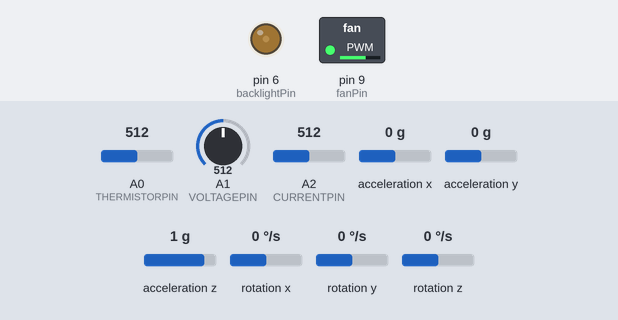
Bench run of a sketch on a simulated Arduino Uno, built with avr-gcc and run on an emulated ATmega328P. On the bench: switched loads named in the sketch (green lamp = pin HIGH), output pins drawn as LEDs (lit = HIGH). Wiring (inferred from the names in the program): MPU-6050 motion sensor at I2C address 0x68. The test bench sets the inputs (shaded band); at power-on: A0 (THERMISTORPIN) = 512, A1 (VOLTAGEPIN) = 512, A2 (CURRENTPIN) = 512, acceleration x 0 g, acceleration y 0 g, acceleration z 1 g, rotation x 0 °/s, rotation y 0 °/s, rotation z 0 °/s. What the sketch prints to the serial monitor is not drawn.

Above: at 2.2 s.
2.3 s: A0 (THERMISTORPIN) set to 716
At 3.4 s:
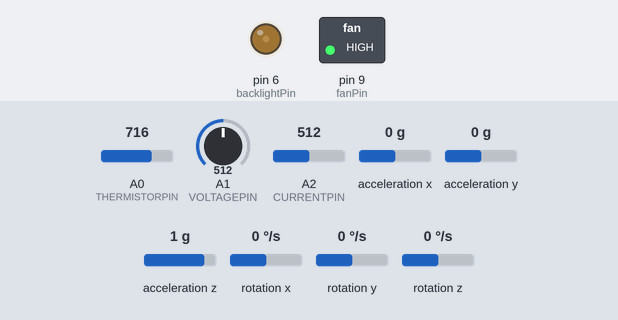
4.6 s: A1 (VOLTAGEPIN) set to 673
8.0 s: A1 (VOLTAGEPIN) set to 701
Timing chart, 0 to 11.0 s (numbered marks = the images above; inputs shaded):
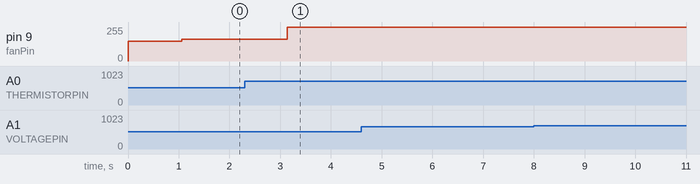

Measured:
- after the input at 2.3 s, pin 9 (fanPin): 163/255 → 255/255 after 0.84 s
- after the input at 4.6 s, every drawn part: stays the same

The sketch:

sensors.ino
```cpp
// WaiveCar WaiveScreen NanoNest Rev 0.2 Arduino Control
// By James Landau
// October 2018
//
// MPU6050 code borrowed from open source arduino.cc user "Krodal".
// version 1.1 (12.5.18) updated to account for current sense board options.


#include <Wire.h>
#include <math.h>

int
  // fans connected to digital pin 5
  fanPin = 9,

  // screen adj connected to digital pin 6 through amp
  backlightPin = 6,

  resetPin = 4,

  fanSpeed = 150,

  backlightValue = 0.2 * 255;

#define THERMISTORPIN A0
#define VOLTAGEPIN A1
#define CURRENTPIN A2
#define NUMSAMPLES 100

bool autofan = true;
bool cpu_on = false;
bool ide_debug = false;

int j=0; // used to make sure the fan comes back on.
int backlight_adjust = 1; // used to lower current draw at low voltage to save the battery

const char VERSION[]="__VERSION__";

// Sensor name is MPU-6050
// Declaring Relevant Register names
#define MPU6050_ACCEL_XOUT_H       0x3B   // R
#define MPU6050_ACCEL_XOUT_L       0x3C   // R
#define MPU6050_ACCEL_YOUT_H       0x3D   // R
#define MPU6050_ACCEL_YOUT_L       0x3E   // R
#define MPU6050_ACCEL_ZOUT_H       0x3F   // R
#define MPU6050_ACCEL_ZOUT_L       0x40   // R
#define MPU6050_TEMP_OUT_H         0x41   // R
#define MPU6050_TEMP_OUT_L         0x42   // R
#define MPU6050_GYRO_XOUT_H        0x43   // R
#define MPU6050_GYRO_XOUT_L        0x44   // R
#define MPU6050_GYRO_YOUT_H        0x45   // R
#define MPU6050_GYRO_YOUT_L        0x46   // R
#define MPU6050_GYRO_ZOUT_H        0x47   // R
#define MPU6050_GYRO_ZOUT_L        0x48   // R
#define MPU6050_PWR_MGMT_1         0x6B   // R/W
#define MPU6050_PWR_MGMT_2         0x6C   // R/W
#define MPU6050_WHO_AM_I           0x75   // R
// Default I2C address for the MPU-6050 is 0x68.
// But only if the AD0 pin is low.
// Some sensor boards have AD0 high, and the
// I2C address thus becomes 0x69.
#define MPU6050_I2C_ADDRESS 0x68


// MPU6050 setup
// Declaring an union for the registers and the axis values.
// The byte order does not match the byte order of
// the compiler and AVR chip.
// The AVR chip (on the Arduino board) has the Low Byte
// at the lower address.
// But the MPU-6050 has a different order: High Byte at
// lower address, so that has to be corrected.
// The register part "reg" is only used internally,
// and are swapped in code.
typedef union accel_t_gyro_union
{
  struct
  {
    uint8_t x_accel_h;
    uint8_t x_accel_l;
    uint8_t y_accel_h;
    uint8_t y_accel_l;
    uint8_t z_accel_h;
    uint8_t z_accel_l;
    uint8_t t_h;
    uint8_t t_l;
    uint8_t x_gyro_h;
    uint8_t x_gyro_l;
    uint8_t y_gyro_h;
    uint8_t y_gyro_l;
    uint8_t z_gyro_h;
    uint8_t z_gyro_l;
  } reg;
  struct
  {
    int16_t x_accel;
    int16_t y_accel;
    int16_t z_accel;
    int16_t temperature;
    int16_t x_gyro;
    int16_t y_gyro;
    int16_t z_gyro;
  } value;
};

//
// Doing this as a "correct and proper" packet
// system is more work then I want to do right
// now
/*
typedef struct packet_ {
  const uint16_t header = 0xffff;
  uint8_t   type;
  uint16_t  len;
} packet;

typedef struct packet_response_ {
  packet header;
  uint8_t payload[128] = {0};
} packet_response;
*/

// Use the following global variables and access functions to help store the overall
// rotation angle of the sensor
unsigned long last_read_time;
float         last_x_angle;  // These are the filtered angles
float         last_y_angle;
float         last_z_angle;
float         last_gyro_x_angle;  // Store the gyro angles to compare drift
float         last_gyro_y_angle;
float         last_gyro_z_angle;

void set_last_read_angle_data(unsigned long time, float x, float y, float z, float x_gyro, float y_gyro, float z_gyro) {
  last_read_time = time;
  last_x_angle = x;
  last_y_angle = y;
  last_z_angle = z;
  last_gyro_x_angle = x_gyro;
  last_gyro_y_angle = y_gyro;
  last_gyro_z_angle = z_gyro;
}

inline unsigned long get_last_time() {return last_read_time;}
inline float get_last_x_angle() {return last_x_angle;}
inline float get_last_y_angle() {return last_y_angle;}
inline float get_last_z_angle() {return last_z_angle;}
inline float get_last_gyro_x_angle() {return last_gyro_x_angle;}
inline float get_last_gyro_y_angle() {return last_gyro_y_angle;}
inline float get_last_gyro_z_angle() {return last_gyro_z_angle;}

//  Use the following global variables and access functions
//  to calibrate the acceleration sensor
float    base_x_accel;
float    base_y_accel;
float    base_z_accel;

float    base_x_gyro;
float    base_y_gyro;
float    base_z_gyro;


int read_gyro_accel_vals(uint8_t* accel_t_gyro_ptr) {
  // Read the raw values.
  // Read 14 bytes at once,
  // containing acceleration, temperature and gyro.
  // With the default settings of the MPU-6050,
  // there is no filter enabled, and the values
  // are not very stable.  Returns the error value

  accel_t_gyro_union* accel_t_gyro = (accel_t_gyro_union *) accel_t_gyro_ptr;

  int error = MPU6050_read (MPU6050_ACCEL_XOUT_H, (uint8_t *) accel_t_gyro, sizeof(*accel_t_gyro));

  // Swap all high and low bytes.
  // After this, the registers values are swapped,
  // so the structure name like x_accel_l does no
  // longer contain the lower byte.
  uint8_t swap;
  #define SWAP(x,y) swap = x; x = y; y = swap

  SWAP ((*accel_t_gyro).reg.x_accel_h, (*accel_t_gyro).reg.x_accel_l);
  SWAP ((*accel_t_gyro).reg.y_accel_h, (*accel_t_gyro).reg.y_accel_l);
  SWAP ((*accel_t_gyro).reg.z_accel_h, (*accel_t_gyro).reg.z_accel_l);
  SWAP ((*accel_t_gyro).reg.t_h, (*accel_t_gyro).reg.t_l);
  SWAP ((*accel_t_gyro).reg.x_gyro_h, (*accel_t_gyro).reg.x_gyro_l);
  SWAP ((*accel_t_gyro).reg.y_gyro_h, (*accel_t_gyro).reg.y_gyro_l);
  SWAP ((*accel_t_gyro).reg.z_gyro_h, (*accel_t_gyro).reg.z_gyro_l);

  return error;
}

// The sensor should be motionless on a horizontal surface
//  while calibration is happening
void calibrate_sensors() {
  int                   num_readings = 10;
  float                 x_accel = 0;
  float                 y_accel = 0;
  float                 z_accel = 0;
  float                 x_gyro = 0;
  float                 y_gyro = 0;
  float                 z_gyro = 0;
  accel_t_gyro_union    accel_t_gyro;

  //Serial.println("Starting Calibration");

  // Discard the first set of values read from the IMU
  read_gyro_accel_vals((uint8_t *) &accel_t_gyro);

  // Read and average the raw values from the IMU
  for (int i = 0; i < num_readings; i++) {
    read_gyro_accel_vals((uint8_t *) &accel_t_gyro);
    x_accel += accel_t_gyro.value.x_accel;
    y_accel += accel_t_gyro.value.y_accel;
    z_accel += accel_t_gyro.value.z_accel;
    x_gyro += accel_t_gyro.value.x_gyro;
    y_gyro += accel_t_gyro.value.y_gyro;
    z_gyro += accel_t_gyro.value.z_gyro;
    delay(100);
  }
  x_accel /= num_readings;
  y_accel /= num_readings;
  z_accel /= num_readings;
  x_gyro /= num_readings;
  y_gyro /= num_readings;
  z_gyro /= num_readings;

  // Store the raw calibration values globally
  base_x_accel = x_accel;
  base_y_accel = y_accel;
  base_z_accel = z_accel;
  base_x_gyro = x_gyro;
  base_y_gyro = y_gyro;
  base_z_gyro = z_gyro;

  //Serial.println("Finishing Calibration");
}


void setup() {

  int error;
  uint8_t c;
  Serial.begin(115200);
  if(ide_debug) Serial.println("starting setup");
  // set analog reference aref pin (3v3)
  analogReference(EXTERNAL);
  pinMode(CURRENTPIN, INPUT);
  pinMode(VOLTAGEPIN, INPUT);
  pinMode(THERMISTORPIN, INPUT);
  pinMode(fanPin, OUTPUT);
  pinMode(backlightPin, OUTPUT);
  pinMode(resetPin, OUTPUT);
  // set the fanspeed and backlight before the MPU-6050 setup to avoid black screen during serial connection setups.
  analogWrite(backlightPin, backlightValue);
  analogWrite(fanPin, fanSpeed);
  if(ide_debug) Serial.println("S1");

  // Initialize the 'Wire' class for the I2C-bus.
  Wire.begin();
  // default at power-up:
  //    Gyro at 250 degrees second
  //    Acceleration at 2g
  //    Clock source at internal 8MHz
  //    The device is in sleep mode.
  //
  if(ide_debug) Serial.println("S2");
  error = MPU6050_read (MPU6050_WHO_AM_I, &c, 1);
  // According to the datasheet, the 'sleep' bit
  // should read a '1'. But I read a '0'.
  // That bit has to be cleared, since the sensor
  // is in sleep mode at power-up. Even if the
  // bit reads '0'.
  if(ide_debug) Serial.println("S3");
  error = MPU6050_read (MPU6050_PWR_MGMT_2, &c, 1);

  // Clear the 'sleep' bit to start the sensor.
  MPU6050_write_reg (MPU6050_PWR_MGMT_1, 0);
  if(ide_debug) Serial.println("S4");
  //Initialize the angles
  calibrate_sensors();
  set_last_read_angle_data(millis(), 0, 0, 0, 0, 0, 0);
  if(ide_debug) Serial.println("finishing setup");

}

void header(uint8_t type, uint16_t length) {
  Serial.write(0xFF);
  Serial.write(type);
  Serial.write(length);
}

void loop() {
  if(ide_debug) Serial.print("four");
  int error;
  accel_t_gyro_union accel_t_gyro;

  // Read the raw values from the MPU6050.
  error = read_gyro_accel_vals((uint8_t*) &accel_t_gyro);

  // Get the time of reading for rotation computations
  unsigned long t_now = millis();
  // break up the time for transmission
  byte timeBuf[4];
  timeBuf[0] = t_now & 255;
  timeBuf[1] = (t_now >> 8) & 255;
  timeBuf[2] = (t_now >> 16) & 255;
  timeBuf[3] = (t_now >> 24) & 255;

  if(ide_debug) Serial.print("five");
  // Setup to take current and thermistor samples through A2 and A0, respectively
  int currentSamples[NUMSAMPLES];
  int voltageSamples[NUMSAMPLES];
  int thermSamples[NUMSAMPLES];
  float aveCurrentReading = 0;
  float aveVoltageReading = 0;
  float aveThermReading = 0;
  uint8_t i;
  // Take samples for smooth measurements, important for current due to natural oscillations due to the PWM outputs to fans/screen
  for(i=0; i < NUMSAMPLES; i++){
    currentSamples[i] = analogRead(CURRENTPIN);
    voltageSamples[i] = analogRead(VOLTAGEPIN);
    thermSamples[i] = analogRead(THERMISTORPIN);
  }
  for (i=0; i<NUMSAMPLES; i++){
    aveCurrentReading += currentSamples[i];
    aveVoltageReading += voltageSamples[i];
    aveThermReading += thermSamples[i];
  }
  aveCurrentReading /= NUMSAMPLES;
  aveVoltageReading /= NUMSAMPLES;
  aveThermReading /= NUMSAMPLES;
  // prepare readings for transmit through serial
  int currentTransmit, voltageTransmit, thermTransmit;
  currentTransmit =  aveCurrentReading;
  voltageTransmit = aveVoltageReading;
  thermTransmit = aveThermReading;
  if(ide_debug) Serial.print("six");
  float current = 0.0;
  if(aveCurrentReading > 511){    // different current sense chips are in opposite directions with different null offsets.
    //ACS711EX
    current = aveCurrentReading/1023.0 * 73.3 - 36.7;
  }
  else{
    //GY-712-30A
    current = (513-aveCurrentReading)/1023.0 * 60.0;
  }

  float voltage = aveVoltageReading/1023.0 * 3.6; // voltage reading is based on aref which is appx 3.6V
  voltage = voltage * 368000.0/68000.0; // voltage is now v_in after reversing the voltage divider
  float temp_c = 1023.0/aveThermReading - 1;
  temp_c = log(temp_c)/3950;
  temp_c += (1/(25+273.13));
  temp_c = 1/temp_c - 273.15;

  // if the fanSpeed was set to 255 when the computer turns off, when it turns back on the fan does not come back
  // so it needs to be temporarily turned off before resuming.
  if (fanSpeed == 255){
    j++;
    if (j >= 50){
      analogWrite(fanPin, 0);
      delay(1);
      analogWrite(fanPin, fanSpeed);
      j = 0;
    }
  }
  if(ide_debug) Serial.print("seven");
  // use temp to set fanspeed;
  int temp_levels[] = {15, 20, 30, 35, 40};
  int temp_settings[] = {0, 102, 140, 180, 220, 255};
  if (autofan == true) {
    if (temp_c < -40){
      // if thermistor breaks and becomes an open, temp is reported as -44C, in this instance, run fans at half speed to ensure no thermal damage.
      fanSpeed = temp_settings[3];
    }
    else if (temp_c < temp_levels[0]){
      fanSpeed = temp_settings[0];
    } else if (temp_c < temp_levels[4]){
      fanSpeed = ((temp_c - temp_levels[0])/(temp_levels[4] - temp_levels[0]) * (temp_settings[5]-temp_settings[1])) + temp_settings[1];
    } else {
      fanSpeed = temp_settings[5];
    }
  }

  // Response:
  //
  //  | HH HH | TT | LL LL | [ data ] |
  //
  //  HH is the header, currently 0xFFFF
  //  TT is the type of response
  //  LLLL is an LSB length in bytes after the LLLL
  //
  //  This allows for us to "future proof" the
  //  system up to 256 types of packets up to
  //  64K long in data payloads (not that we'd need it)


  // set the fan and backlight each loop
  analogWrite(backlightPin, backlightValue);
  analogWrite(fanPin, fanSpeed);
  if(ide_debug) Serial.print("eight");
  if(!ide_debug) {
    // Send the data over the serial bus
    // write header (1B), generic 0xFF
    // header(0x01);
    Serial.write(0xFF);
    // write time
    Serial.write(timeBuf, 4);
    // write current reading and thermistor reading to serial (HB, LB)
    Serial.write(highByte(currentTransmit));
    Serial.write(lowByte(currentTransmit));
    Serial.write(highByte(voltageTransmit));
    Serial.write(lowByte(voltageTransmit));
    Serial.write(highByte(thermTransmit));
    Serial.write(lowByte(thermTransmit));
    //Write Accel data, Gyro data, fanSpeed, and backlightValue to serial
    Serial.write(highByte(accel_t_gyro.value.x_accel));
    Serial.write(lowByte(accel_t_gyro.value.x_accel));
    Serial.write(highByte(accel_t_gyro.value.y_accel));
    Serial.write(lowByte(accel_t_gyro.value.y_accel));
    Serial.write(highByte(accel_t_gyro.value.z_accel));
    Serial.write(lowByte(accel_t_gyro.value.z_accel));
    Serial.write(highByte(accel_t_gyro.value.x_gyro));
    Serial.write(lowByte(accel_t_gyro.value.x_gyro));
    Serial.write(highByte(accel_t_gyro.value.y_gyro));
    Serial.write(lowByte(accel_t_gyro.value.y_gyro));
    Serial.write(highByte(accel_t_gyro.value.z_gyro));
    Serial.write(lowByte(accel_t_gyro.value.z_gyro));
    Serial.write(fanSpeed);
    Serial.write(backlightValue);
    // Write Version to serial.  Will be datecode of git commit: [YYYYMMDD]
    Serial.write(VERSION);
  }

  if(ide_debug){
  ////  Optional switch to serial.print for troubleshooting.
    Serial.print(F("Elapsed time in ms: "));
    Serial.println(t_now);
    Serial.print(F("Current reading, value: "));
    Serial.print(aveCurrentReading);
    Serial.print(F(", "));
    Serial.println(current);
    Serial.print(F("Voltage reading, value: "));
    Serial.print(voltageTransmit);
    Serial.print(F(", "));
    Serial.println(voltage);
    Serial.print(F("Thermistor reading, temp_c value: "));
    Serial.print(thermTransmit);
    Serial.print(F(", "));
    Serial.println(temp_c);
    Serial.print(F("Accel X, Y, Z: "));
    Serial.print(accel_t_gyro.value.x_accel);
    Serial.print(F(", "));
    Serial.print(accel_t_gyro.value.y_accel);
    Serial.print(F(", "));
    Serial.println(accel_t_gyro.value.z_accel);
    Serial.print(F("Fan Speed, Backlight Brightness: "));
    Serial.print(fanSpeed);
    Serial.print(F(", "));
    Serial.println(backlightValue);
    }
//  if (current < 1.0){
//    cpu_on = false;
//    delay(1000);
//    if (voltage > 13.0){
//        digitalWrite(resetPin, HIGH);
//        delay (100);
//        digitalWrite(resetPin, LOW);
//        cpu_on == true;
//        delay(3000);
//    }
//  } else {
//    cpu_on = true;
//  }
//
//  if (voltage < 12.5 && cpu_on == true) {
//    backlight_adjust = 0;
//  } else {
//    backlight_adjust = 1;
//  }
  if(ide_debug) Serial.print("one");
  if (voltage < 13.0 && current < 2.0){
    delay(1000);
  }
  if(ide_debug) Serial.print("two");
  // check if there has been serial signal received (min 2 bytes)
  //
  // **********
  // INPUT LOOP
  // **********
  //
  if(Serial.available() > 1) {

    delay(10);

    // selector is first byte, options: 0x01 for fanSpeed, 0x10 for display brightness (generic)
    int selector = Serial.read();

    // setting is second byte, max 255
    int setting = Serial.read();
    delay(10);

    // Packets coming from the CPU are 2 bytes.
    // Here's the format:
    //
    // 01 01  Autofan
    // 01 xx  Fan to xx
    //
    // 02 NA  Get version (#187)
    // 03 NA  Boot ping (#192)
    //
    // 10 xx  Backlight to xx
    // 11 ff  Cpu on
    // 11 00  Cpu off
    //

    if (selector == 0x03) {
      cpu_on = true;
    }
    else if (selector == 0x01) {
      // set fan speed, min viable setting for 8x fans is 102/255 (40% duty cycle)
      if (setting == 0x01){
        autofan = true;
      } else {
        fanSpeed = setting;
        autofan = false;
      }
    }
    else if (selector == 0x10) {
      // set display brightness
      backlightValue = setting;
    }
    else if (selector == 0x11) {
      // turn cpu on or off
      if (setting == 0xff && cpu_on == false) {
        digitalWrite(resetPin, HIGH);
        delay (100);
        digitalWrite(resetPin, LOW);
        cpu_on = true;

      } else if (setting == 0x00 && cpu_on == true) {
        digitalWrite(resetPin, HIGH);
        delay (100);
        digitalWrite(resetPin, LOW);
        cpu_on = false;
      }

    }

  }
  // todo, adjust delay as desired - delay keeps serial port from being swamped.
//  delay(10);
  if(ide_debug) Serial.print("three");
}

// --------------------------------------------------------
// MPU6050_read
//
// This is a common function to read multiple bytes
// from an I2C device.
//
// It uses the boolean parameter for Wire.endTransMission()
// to be able to hold or release the I2C-bus.
// This is implemented in Arduino 1.0.1.
//
// Only this function is used to read.
// There is no function for a single byte.
//
int MPU6050_read(int start, uint8_t *buffer, int size)
{
  int i, n, error;

  Wire.beginTransmission(MPU6050_I2C_ADDRESS);
  n = Wire.write(start);
  if (n != 1)
    return (-10);

  n = Wire.endTransmission(false);    // hold the I2C-bus
  if (n != 0)
    return (n);

  // Third parameter is true: relase I2C-bus after data is read.
  Wire.requestFrom(MPU6050_I2C_ADDRESS, size, true);
  i = 0;
  while(Wire.available() && i<size)
  {
    buffer[i++]=Wire.read();
  }
  if ( i != size)
    return (-11);

  return (0);  // return : no error
}


// --------------------------------------------------------
// MPU6050_write
//
// This is a common function to write multiple bytes to an I2C device.
//
// If only a single register is written,
// use the function MPU_6050_write_reg().
//
// Parameters:
//   start : Start address, use a define for the register
//   pData : A pointer to the data to write.
//   size  : The number of bytes to write.
//
// If only a single register is written, a pointer
// to the data has to be used, and the size is
// a single byte:
//   int data = 0;        // the data to write
//   MPU6050_write (MPU6050_PWR_MGMT_1, &c, 1);
//
int MPU6050_write(int start, const uint8_t *pData, int size)
{
  int n, error;

  Wire.beginTransmission(MPU6050_I2C_ADDRESS);
  n = Wire.write(start);        // write the start address
  if (n != 1)
    return (-20);

  n = Wire.write(pData, size);  // write data bytes
  if (n != size)
    return (-21);

  error = Wire.endTransmission(true); // release the I2C-bus
  if (error != 0)
    return (error);

  return (0);         // return : no error
}

// --------------------------------------------------------
// MPU6050_write_reg
//
// An extra function to write a single register.
// It is just a wrapper around the MPU_6050_write()
// function, and it is only a convenient function
// to make it easier to write a single register.
//
int MPU6050_write_reg(int reg, uint8_t data)
{
  int error;

  error = MPU6050_write(reg, &data, 1);

  return (error);
}
```
